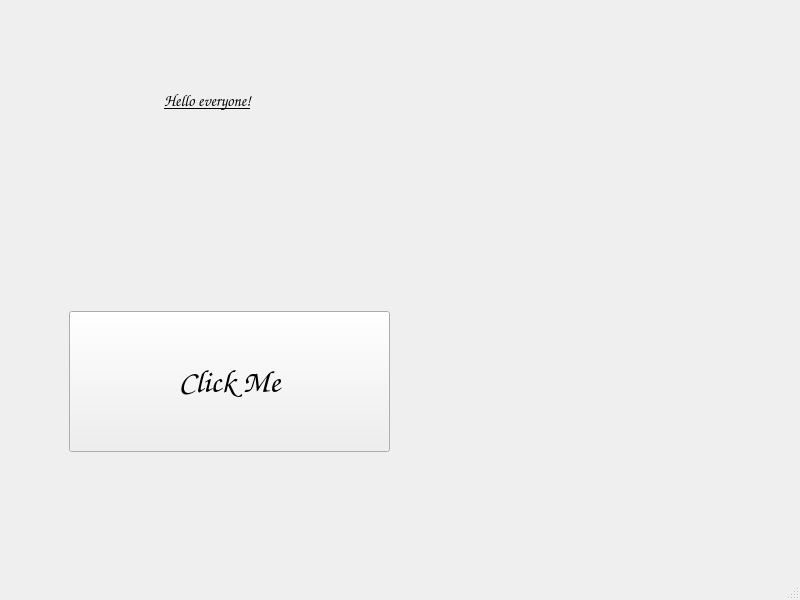
<?xml version="1.0" encoding="UTF-8"?>
<ui version="4.0">
 <class>MainWindow</class>
 <widget class="QMainWindow" name="MainWindow">
  <property name="geometry">
   <rect>
    <x>0</x>
    <y>0</y>
    <width>800</width>
    <height>600</height>
   </rect>
  </property>
  <property name="font">
   <font>
    <family>Comic Sans MS</family>
    <pointsize>12</pointsize>
   </font>
  </property>
  <property name="windowTitle">
   <string>MainWindow</string>
  </property>
  <widget class="QWidget" name="centralwidget">
   <widget class="QPushButton" name="MyPushButton">
    <property name="geometry">
     <rect>
      <x>69</x>
      <y>311</y>
      <width>321</width>
      <height>141</height>
     </rect>
    </property>
    <property name="font">
     <font>
      <family>Comic Sans MS</family>
      <pointsize>24</pointsize>
      <italic>true</italic>
     </font>
    </property>
    <property name="text">
     <string>Click Me</string>
    </property>
   </widget>
   <widget class="QLabel" name="myLabel">
    <property name="geometry">
     <rect>
      <x>107</x>
      <y>55</y>
      <width>201</width>
      <height>91</height>
     </rect>
    </property>
    <property name="sizePolicy">
     <sizepolicy hsizetype="Preferred" vsizetype="Preferred">
      <horstretch>9</horstretch>
      <verstretch>0</verstretch>
     </sizepolicy>
    </property>
    <property name="font">
     <font>
      <family>Comic Sans MS</family>
      <pointsize>12</pointsize>
      <bold>true</bold>
      <underline>true</underline>
     </font>
    </property>
    <property name="text">
     <string>Hello everyone!</string>
    </property>
    <property name="alignment">
     <set>Qt::AlignmentFlag::AlignCenter</set>
    </property>
   </widget>
  </widget>
  <widget class="QMenuBar" name="menubar">
   <property name="geometry">
    <rect>
     <x>0</x>
     <y>0</y>
     <width>800</width>
     <height>24</height>
    </rect>
   </property>
  </widget>
  <widget class="QStatusBar" name="statusbar"/>
 </widget>
 <resources/>
 <connections/>
</ui>
